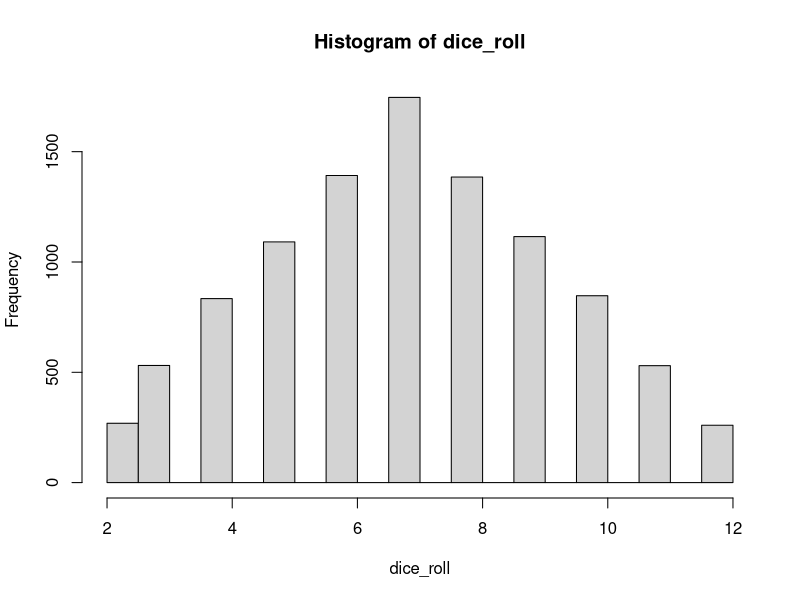
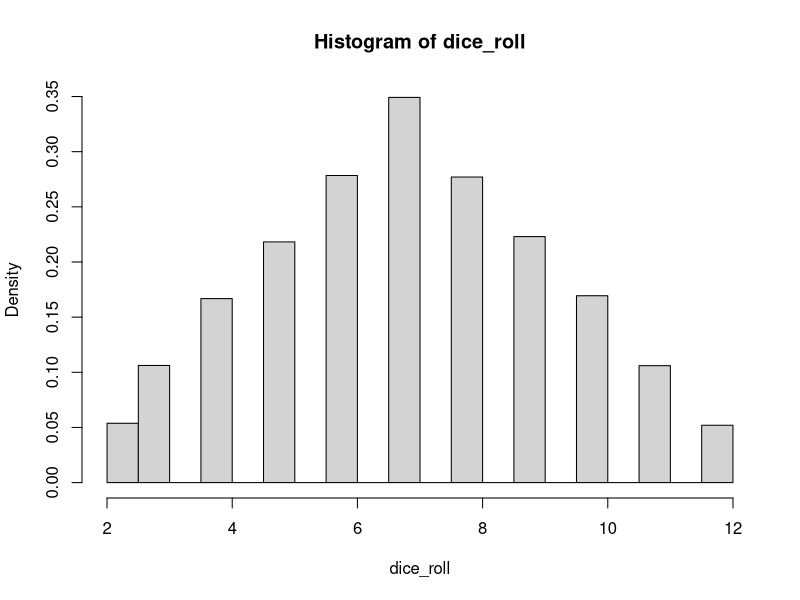
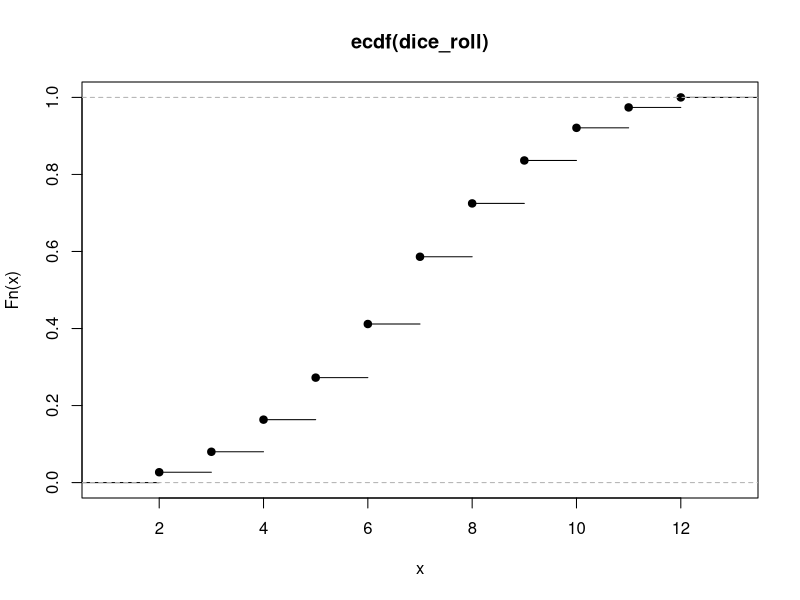
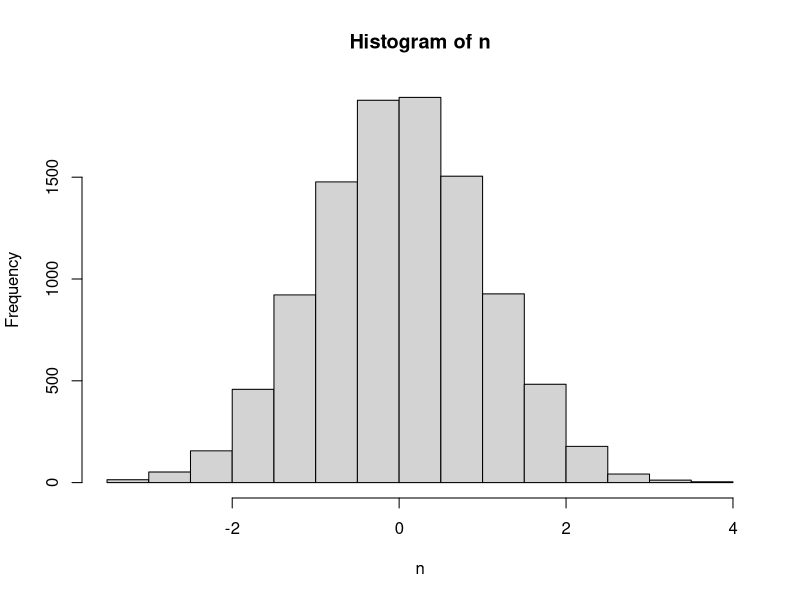

Write R code to recreate these figures, in order.
d=10000

dice1 <- sample(6, d, replace=TRUE)
dice2 <- sample(6, d, replace=TRUE)

dice_roll <- dice1+dice2


# histogram of experiment

hist(dice_roll)

hist(dice_roll, freq=FALSE)

# Cummulative distribituion plot 

P = ecdf(dice_roll)   
plot(P)    

# normal distribution

n <- rnorm(10000)

hist(n)

myheight <- 63
z <- (myheight-70)/5

